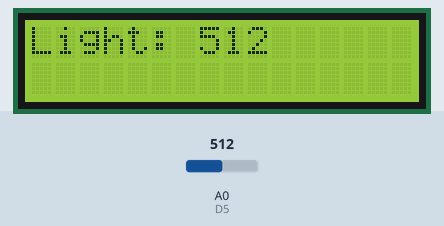
Bench run of a sketch on a simulated Arduino Uno, built with avr-gcc and run on an emulated ATmega328P. On the bench: 16×2 character LCD. The inputs (shaded band) are chosen by the test bench; at power-on: A0 (D5) = 512.

Above: at 1.2 s.
1.3 s: A0 (D5) set to 716
At 2.8 s:
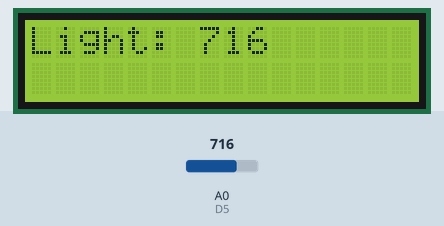
5.4 s: A0 (D5) set to 900
At 6.5 s:
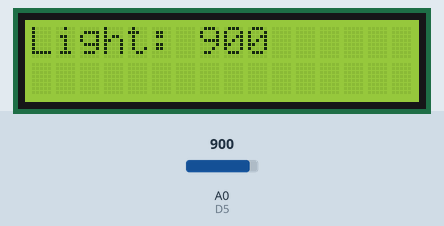
8.5 s: A0 (D5) set to 1023
At 9.9 s:
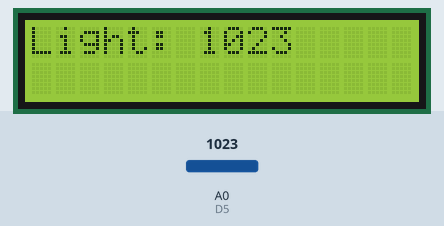
Timing chart, 0 to 11.5 s (numbered marks = the images above; inputs shaded):
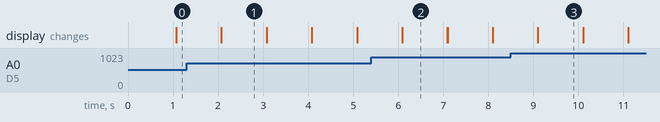

Measured:
- after the input at 1.3 s, the display: first differs from a run without the input after 0.77 s (image 1)
- after the input at 5.4 s, the display: first differs from a run without the input after 0.69 s (image 2)
- after the input at 8.5 s, the display: first differs from a run without the input after 0.60 s (image 3)
- what the display in image 1 shows lasts 1.0 s, from 2.1 s to 3.1 s

The sketch:

LCD_03.ino
```cpp
#include <LiquidCrystal.h>
#include "WeMosPIN.h"

LiquidCrystal myLCD(D2,D3,D4,D5,D6,D7);


void setup() {
 //LCD초기화
 myLCD.begin(16,2); //16*2짜리 LCD

myLCD.clear();//LCD초기화


}

void loop() {

int cds = analogRead(A0);
myLCD.setCursor(0,0); //첫번째 칸 첫번째 줄부터시작
myLCD.print("Light: ");
myLCD.print(cds);
delay(1000);
myLCD.clear();

}
```

WeMosPIN.h
```cpp
#define D0 3
#define D1 1
#define D2 16
#define D3 5
#define D4 4
#define D5 14
#define D6 12
#define D7 13
#define D8 0
#define D9 2
#define D10 15
#define D11 13
#define D12 12
#define D13 4

#define TX0 15
#define RX0 13
```
